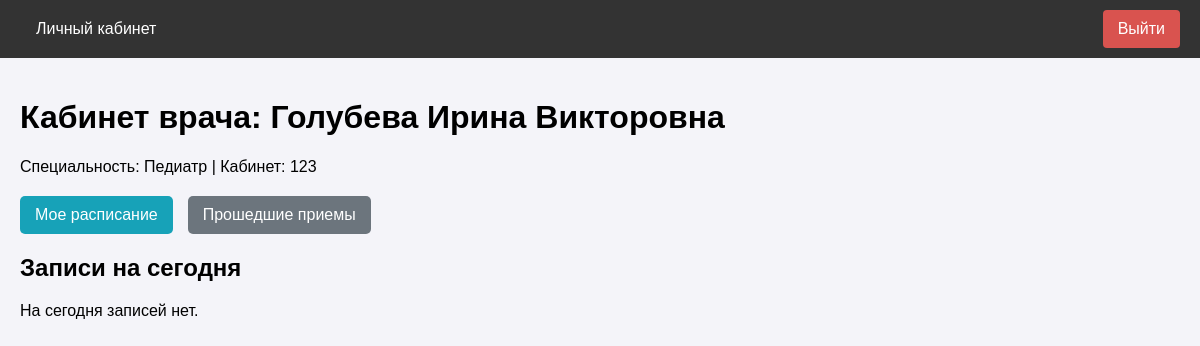
Before: /doctor/dashboard (signed in) with the older database file.
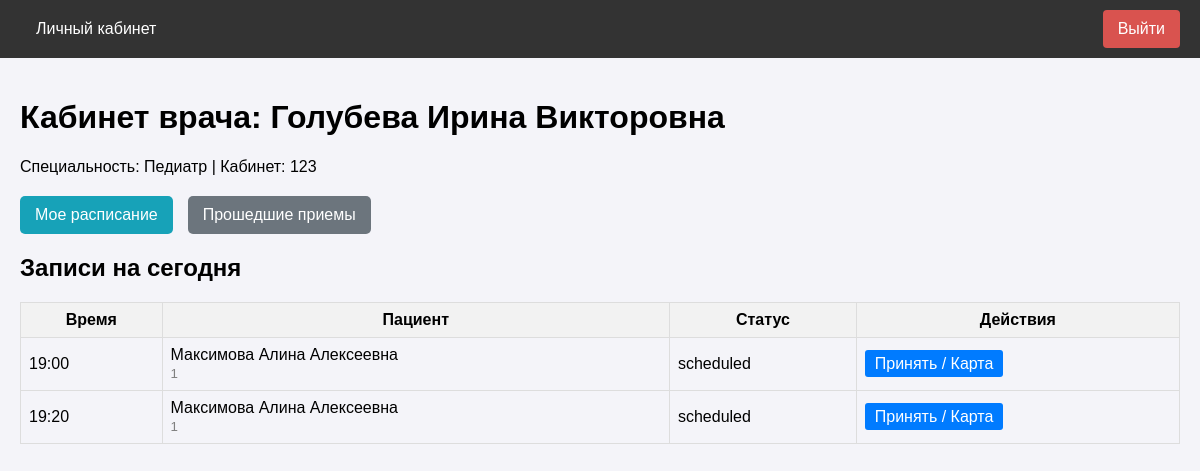
After: the same page with the newer database file.
### app/models.py (models this page shows, shortened)
class User(UserMixin, db.Model):
    __tablename__ = 'users'
    id = db.Column(db.Integer, primary_key=True)
    username = db.Column(db.String(64), index=True, unique=True)
    email = db.Column(db.String(120), index=True, unique=True)
    phone = db.Column(db.String(20), index=True, unique=True)
    password_hash = db.Column(db.String(256))
    role = db.Column(db.String(20), index=True, default='patient')
    specialty = db.Column(db.String(100), nullable=True) # Для врача
    office_number = db.Column(db.String(10), nullable=True) # Для врача
    oms_number = db.Column(db.String(20), nullable=True) # Для пациента
    created_at = db.Column(db.DateTime, default=datetime.utcnow)
    appointments_as_patient = db.relationship('Appointment', foreign_keys='Appointment.patient_id', backref='patient', lazy='dynamic')
    appointments_as_doctor = db.relationship('Appointment', foreign_keys='Appointment.doctor_id', backref='doctor', lazy='dynamic')
    schedule_slots = db.relationship('ScheduleSlot', backref='doctor', lazy='dynamic')
    action_logs = db.relationship('ActionLog', backref='user', lazy='dynamic')
    def get_today_appointments(self):
        today_start = datetime.now().replace(hour=0, minute=0, second=0, microsecond=0)
        today_end = today_start + timedelta(days=1)
        return Appointment.query\
            .join(ScheduleSlot, Appointment.slot_id == ScheduleSlot.id)\
            .filter(
                Appointment.doctor_id == self.id,
                ScheduleSlot.start_time >= today_start,
                ScheduleSlot.start_time < today_end,
                Appointment.status == 'scheduled'
            )\
            .order_by(ScheduleSlot.start_time)\
            .all()

class Appointment(db.Model):
    __tablename__ = 'appointments'
    id = db.Column(db.Integer, primary_key=True)
    patient_id = db.Column(db.Integer, db.ForeignKey('users.id'), nullable=False)
    doctor_id = db.Column(db.Integer, db.ForeignKey('users.id'), nullable=False)
    slot_id = db.Column(db.Integer, db.ForeignKey('schedule_slots.id'), nullable=False)
    status = db.Column(db.String(20), default='scheduled') # scheduled, completed, cancelled
    created_at = db.Column(db.DateTime, default=datetime.utcnow)
    diagnosis = db.Column(db.Text, nullable=True)
    prescription = db.Column(db.Text, nullable=True)

class ScheduleSlot(db.Model):
    __tablename__ = 'schedule_slots'
    id = db.Column(db.Integer, primary_key=True)
    doctor_id = db.Column(db.Integer, db.ForeignKey('users.id'), nullable=False)
    start_time = db.Column(db.DateTime, nullable=False, index=True)
    end_time = db.Column(db.DateTime, nullable=False)
    is_available = db.Column(db.Boolean, default=True) # True - свободно, False - занято/отменено
    appointment = db.relationship('Appointment', uselist=False, backref='slot')

### app/doctor/routes.py (the view)
@bp.route('/dashboard')
@login_required
@role_required('doctor')
def dashboard():
    appointments = current_user.get_today_appointments()
    return render_template('doctor/dashboard.html', title='Кабинет врача', appointments=appointments)

### app/models.py (called while the page is built)
@login_manager.user_loader
def load_user(user_id):
    return User.query.get(int(user_id))

### app/utils.py (called while the page is built)
def role_required(role):
    def decorator(f):
        @wraps(f)
        def decorated_function(*args, **kwargs):
            if not current_user.is_authenticated:
                return redirect(url_for('auth.login'))
            if current_user.role != role:
                flash('У вас нет доступа к этой странице.')
                return redirect(url_for('main.index'))
            return f(*args, **kwargs)
        return decorated_function
    return decorator

### app/templates/doctor/dashboard.html
{% extends "base.html" %}
{% block content %}
<h1>Кабинет врача: {{ current_user.username }}</h1>
<p>Специальность: {{ current_user.specialty or 'Не указана' }} | Кабинет: {{ current_user.office_number or 'Не указан' }}</p>
<div style="margin: 20px 0; display: flex; gap: 15px; flex-wrap: wrap;">
    <a href="{{ url_for('doctor.schedule') }}" class="btn" style="background-color: #17a2b8; color: white; padding: 10px 15px; text-decoration: none; border-radius: 5px;">Мое расписание</a>
    <a href="{{ url_for('doctor.past_appointments') }}" class="btn" style="background-color: #6c757d; color: white; padding: 10px 15px; text-decoration: none; border-radius: 5px;">Прошедшие приемы</a>
</div>
<h2>Записи на сегодня</h2>
{% if appointments %}
<table style="width: 100%; border-collapse: collapse; margin-top: 10px;">
    <tr style="background-color: #f2f2f2;">
        <th style="border: 1px solid #ddd; padding: 8px;">Время</th>
        <th style="border: 1px solid #ddd; padding: 8px;">Пациент</th>
        <th style="border: 1px solid #ddd; padding: 8px;">Статус</th>
        <th style="border: 1px solid #ddd; padding: 8px;">Действия</th>
    </tr>
    {% for appt in appointments %}
    <tr>
        <td style="border: 1px solid #ddd; padding: 8px;">{{ appt.slot.start_time.strftime('%H:%M') }}</td>
        <td style="border: 1px solid #ddd; padding: 8px;">
            {{ appt.patient.username }}<br>
            <small style="color: gray;">{{ appt.patient.phone }}</small>
        </td>
        <td style="border: 1px solid #ddd; padding: 8px;">{{ appt.status }}</td>
        <td style="border: 1px solid #ddd; padding: 8px;">
            <a href="{{ url_for('doctor.edit_appointment', appointment_id=appt.id) }}" class="btn" style="background-color: #007bff; color: white; padding: 5px 10px; text-decoration: none; border-radius: 3px;">Принять / Карта</a>
        </td>
    </tr>
    {% endfor %}
</table>
{% else %}
<p>На сегодня записей нет.</p>
{% endif %}
{% endblock %}

### app/templates/base.html (shortened to what this page needs)
<!DOCTYPE html>
<html lang="ru">
<head>
</head>
<body>
    <nav>
        <div class="nav-left">
            {% if current_user.is_authenticated %}
                {% if current_user.role == 'patient' %}
                    <a href="{{ url_for('patient.dashboard') }}">Личный кабинет</a>
                {% elif current_user.role == 'doctor' %}
                    <a href="{{ url_for('doctor.dashboard') }}">Личный кабинет</a>
                {% elif current_user.role == 'admin' %}
                    <a href="{{ url_for('admin.dashboard') }}">Личный кабинет</a>
                {% else %}
                    <a href="{{ url_for('main.index') }}">Главная</a>
                {% endif %}
            {% else %}
                <a href="{{ url_for('main.index') }}">Главная</a>
            {% endif %}
        </div>
        <div class="nav-right">
            {% if current_user.is_anonymous %}
                <a href="{{ url_for('auth.login') }}">Вход</a>
                <a href="{{ url_for('auth.register') }}">Регистрация</a>
            {% else %}
                <a href="{{ url_for('auth.logout') }}" class="btn-logout">Выйти</a>
            {% endif %}
        </div>
    </nav>
    <div class="content">
        {% block content %}{% endblock %}
    </div>
</body>
</html>

### app/templates/base.html (style rules this page uses)
body { font-family: Arial, sans-serif; margin: 0; padding: 0; background-color: #f4f4f9; }
nav { background-color: #333; overflow: hidden; padding: 10px 20px; display: flex; justify-content: space-between; align-items: center; }
.nav-left a { color: white; text-align: center; padding: 14px 16px; text-decoration: none; }
.nav-right { display: flex; gap: 10px; }
.nav-right a { color: white; text-align: center; padding: 10px 15px; text-decoration: none; border-radius: 4px; transition: background-color 0.3s; }
.btn-logout { background-color: #d9534f; }
.content { padding: 20px; }

Changed rows visible on the page:
added Appointment: slot.start_time "19:00", patient.username "Максимова Алина Алексеевна", patient.phone "1", status "scheduled"
added Appointment: slot.start_time "19:20", patient.username "Максимова Алина Алексеевна", patient.phone "1", status "scheduled"
Other visible differences:
text no longer shown: "На сегодня записей нет."
text now shown: "Время Пациент Статус Действия"
